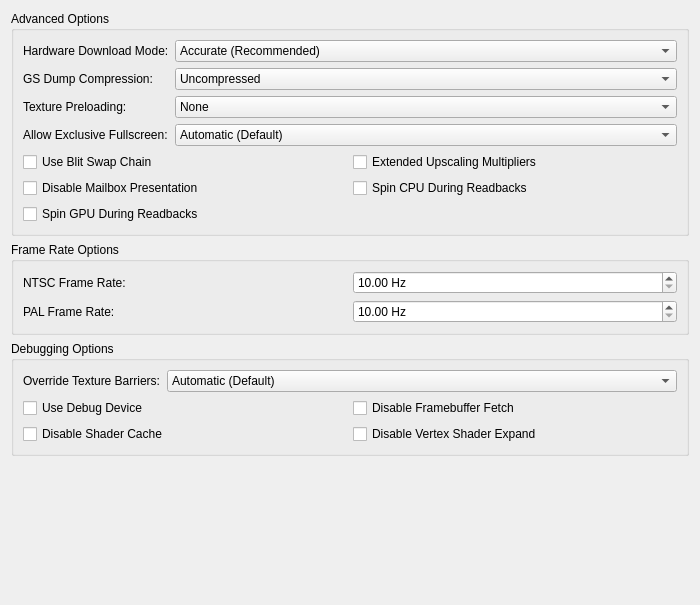
<?xml version="1.0" encoding="UTF-8"?>
<ui version="4.0">
 <class>GraphicsAdvancedSettingsTab</class>
 <widget class="QWidget" name="GraphicsAdvancedSettingsTab">
  <property name="geometry">
   <rect>
    <x>0</x>
    <y>0</y>
    <width>700</width>
    <height>605</height>
   </rect>
  </property>
  <property name="windowTitle">
   <string/>
  </property>
  <layout class="QVBoxLayout" name="verticalLayout">
   <item>
    <widget class="QGroupBox" name="advancedOptions">
     <property name="sizePolicy">
      <sizepolicy hsizetype="Preferred" vsizetype="Fixed">
       <horstretch>0</horstretch>
       <verstretch>0</verstretch>
      </sizepolicy>
     </property>
     <property name="title">
      <string>Advanced Options</string>
     </property>
     <layout class="QFormLayout" name="advancedOptionsFormLayout">
      <item row="0" column="0">
       <widget class="QLabel" name="hwDownloadModeLabel">
        <property name="text">
         <string>Hardware Download Mode:</string>
        </property>
        <property name="buddy">
         <cstring>gsDownloadMode</cstring>
        </property>
       </widget>
      </item>
      <item row="0" column="1">
       <widget class="QComboBox" name="gsDownloadMode">
        <item>
         <property name="text">
          <string>Accurate (Recommended)</string>
         </property>
        </item>
        <item>
         <property name="text">
          <string>Disable Readbacks (Synchronize GS Thread)</string>
         </property>
        </item>
        <item>
         <property name="text">
          <string>Unsynchronized (Non-Deterministic)</string>
         </property>
        </item>
        <item>
         <property name="text">
          <string>Disabled (Ignore Transfers)</string>
         </property>
        </item>
       </widget>
      </item>
      <item row="1" column="0">
       <widget class="QLabel" name="gsDumpCompressionLabel">
        <property name="text">
         <string>GS Dump Compression:</string>
        </property>
        <property name="buddy">
         <cstring>gsDumpCompression</cstring>
        </property>
       </widget>
      </item>
      <item row="1" column="1">
       <widget class="QComboBox" name="gsDumpCompression">
        <item>
         <property name="text">
          <string>Uncompressed</string>
         </property>
        </item>
        <item>
         <property name="text">
          <string>LZMA (xz)</string>
         </property>
        </item>
        <item>
         <property name="text">
          <string>Zstandard (zst)</string>
         </property>
        </item>
       </widget>
      </item>
      <item row="10" column="0" colspan="2">
       <layout class="QGridLayout" name="advancedLayout">
        <item row="1" column="1">
         <widget class="QCheckBox" name="extendedUpscales">
          <property name="text">
           <string>Extended Upscaling Multipliers</string>
          </property>
         </widget>
        </item>
        <item row="2" column="0">
         <widget class="QCheckBox" name="disableMailboxPresentation">
          <property name="text">
           <string extracomment="Mailbox Presentation: a type of graphics-rendering technique that has not been exposed to the public that often, so chances are you will need to keep the word mailbox in English. It does not have anything to do with postal mailboxes or email inboxes/outboxes.">Disable Mailbox Presentation</string>
          </property>
         </widget>
        </item>
        <item row="1" column="0">
         <widget class="QCheckBox" name="useBlitSwapChain">
          <property name="text">
           <string extracomment="Blit = a data operation. You might want to write it as-is, but fully uppercased. More information: https://en.wikipedia.org/wiki/Bit_blit \nSwap chain: see Microsoft's Terminology Portal.">Use Blit Swap Chain</string>
          </property>
         </widget>
        </item>
        <item row="2" column="1">
         <widget class="QCheckBox" name="spinCPUDuringReadbacks">
          <property name="text">
           <string>Spin CPU During Readbacks</string>
          </property>
         </widget>
        </item>
        <item row="3" column="0">
         <widget class="QCheckBox" name="spinGPUDuringReadbacks">
          <property name="text">
           <string>Spin GPU During Readbacks</string>
          </property>
         </widget>
        </item>
       </layout>
      </item>
      <item row="6" column="0">
       <widget class="QLabel" name="exclussiveFSLabel">
        <property name="text">
         <string>Allow Exclusive Fullscreen:</string>
        </property>
        <property name="buddy">
         <cstring>exclusiveFullscreenControl</cstring>
        </property>
       </widget>
      </item>
      <item row="6" column="1">
       <widget class="QComboBox" name="exclusiveFullscreenControl">
        <item>
         <property name="text">
          <string>Automatic (Default)</string>
         </property>
        </item>
        <item>
         <property name="text">
          <string>Disallowed</string>
         </property>
        </item>
        <item>
         <property name="text">
          <string>Allowed</string>
         </property>
        </item>
       </widget>
      </item>
      <item row="5" column="1">
       <widget class="QComboBox" name="texturePreloading">
        <item>
         <property name="text">
          <string>None</string>
         </property>
        </item>
        <item>
         <property name="text">
          <string>Partial</string>
         </property>
        </item>
        <item>
         <property name="text">
          <string>Full (Hash Cache)</string>
         </property>
        </item>
       </widget>
      </item>
      <item row="5" column="0">
       <widget class="QLabel" name="label">
        <property name="text">
         <string>Texture Preloading:</string>
        </property>
        <property name="buddy">
         <cstring>texturePreloading</cstring>
        </property>
       </widget>
      </item>
     </layout>
    </widget>
   </item>
   <item>
    <widget class="QGroupBox" name="frameRateOptions">
     <property name="title">
      <string>Frame Rate Options</string>
     </property>
     <layout class="QGridLayout" name="frameRateOptionsFormLayout">
      <item row="0" column="0">
       <widget class="QLabel" name="ntscLabel">
        <property name="text">
         <string>NTSC Frame Rate:</string>
        </property>
        <property name="buddy">
         <cstring>ntscFrameRate</cstring>
        </property>
       </widget>
      </item>
      <item row="0" column="1">
       <widget class="QDoubleSpinBox" name="ntscFrameRate">
        <property name="suffix">
         <string extracomment="Hz=Hertz, as in the measuring unit. Shown after the corresponding number. Those languages who'd need to remove the space or do something in between should do so."> Hz</string>
        </property>
        <property name="minimum">
         <double>10.000000000000000</double>
        </property>
        <property name="maximum">
         <double>300.000000000000000</double>
        </property>
        <property name="singleStep">
         <double>0.010000000000000</double>
        </property>
       </widget>
      </item>
      <item row="1" column="0">
       <widget class="QLabel" name="palLabel">
        <property name="text">
         <string>PAL Frame Rate:</string>
        </property>
        <property name="buddy">
         <cstring>palFrameRate</cstring>
        </property>
       </widget>
      </item>
      <item row="1" column="1">
       <widget class="QDoubleSpinBox" name="palFrameRate">
        <property name="suffix">
         <string> Hz</string>
        </property>
        <property name="minimum">
         <double>10.000000000000000</double>
        </property>
        <property name="maximum">
         <double>300.000000000000000</double>
        </property>
        <property name="singleStep">
         <double>0.010000000000000</double>
        </property>
       </widget>
      </item>
     </layout>
    </widget>
   </item>
   <item>
    <widget class="QGroupBox" name="debuggingOptions">
     <property name="sizePolicy">
      <sizepolicy hsizetype="Preferred" vsizetype="Fixed">
       <horstretch>0</horstretch>
       <verstretch>0</verstretch>
      </sizepolicy>
     </property>
     <property name="title">
      <string>Debugging Options</string>
     </property>
     <layout class="QFormLayout" name="debuggingOptionsFormLayout">
      <item row="0" column="0">
       <widget class="QLabel" name="barriersLabel">
        <property name="text">
         <string>Override Texture Barriers:</string>
        </property>
        <property name="buddy">
         <cstring>overrideTextureBarriers</cstring>
        </property>
       </widget>
      </item>
      <item row="0" column="1">
       <widget class="QComboBox" name="overrideTextureBarriers">
        <item>
         <property name="text">
          <string>Automatic (Default)</string>
         </property>
        </item>
        <item>
         <property name="text">
          <string>Force Disabled</string>
         </property>
        </item>
        <item>
         <property name="text">
          <string>Force Enabled</string>
         </property>
        </item>
       </widget>
      </item>
      <item row="2" column="0" colspan="2">
       <layout class="QGridLayout" name="debuggingOptionsLayout">
        <item row="0" column="1">
         <widget class="QCheckBox" name="disableFramebufferFetch">
          <property name="text">
           <string>Disable Framebuffer Fetch</string>
          </property>
         </widget>
        </item>
        <item row="1" column="0">
         <widget class="QCheckBox" name="disableShaderCache">
          <property name="text">
           <string>Disable Shader Cache</string>
          </property>
         </widget>
        </item>
        <item row="1" column="1">
         <widget class="QCheckBox" name="disableVertexShaderExpand">
          <property name="text">
           <string>Disable Vertex Shader Expand</string>
          </property>
         </widget>
        </item>
        <item row="0" column="0">
         <widget class="QCheckBox" name="useDebugDevice">
          <property name="text">
           <string>Use Debug Device</string>
          </property>
         </widget>
        </item>
       </layout>
      </item>
     </layout>
    </widget>
   </item>
   <item>
    <spacer name="verticalSpacer">
     <property name="orientation">
      <enum>Qt::Orientation::Vertical</enum>
     </property>
     <property name="sizeHint" stdset="0">
      <size>
       <width>20</width>
       <height>0</height>
      </size>
     </property>
    </spacer>
   </item>
  </layout>
 </widget>
 <tabstops>
  <tabstop>gsDownloadMode</tabstop>
  <tabstop>gsDumpCompression</tabstop>
  <tabstop>texturePreloading</tabstop>
  <tabstop>exclusiveFullscreenControl</tabstop>
  <tabstop>useBlitSwapChain</tabstop>
  <tabstop>extendedUpscales</tabstop>
  <tabstop>disableMailboxPresentation</tabstop>
  <tabstop>spinCPUDuringReadbacks</tabstop>
  <tabstop>spinGPUDuringReadbacks</tabstop>
  <tabstop>ntscFrameRate</tabstop>
  <tabstop>palFrameRate</tabstop>
  <tabstop>overrideTextureBarriers</tabstop>
  <tabstop>useDebugDevice</tabstop>
  <tabstop>disableFramebufferFetch</tabstop>
  <tabstop>disableShaderCache</tabstop>
  <tabstop>disableVertexShaderExpand</tabstop>
 </tabstops>
 <resources/>
 <connections/>
</ui>
